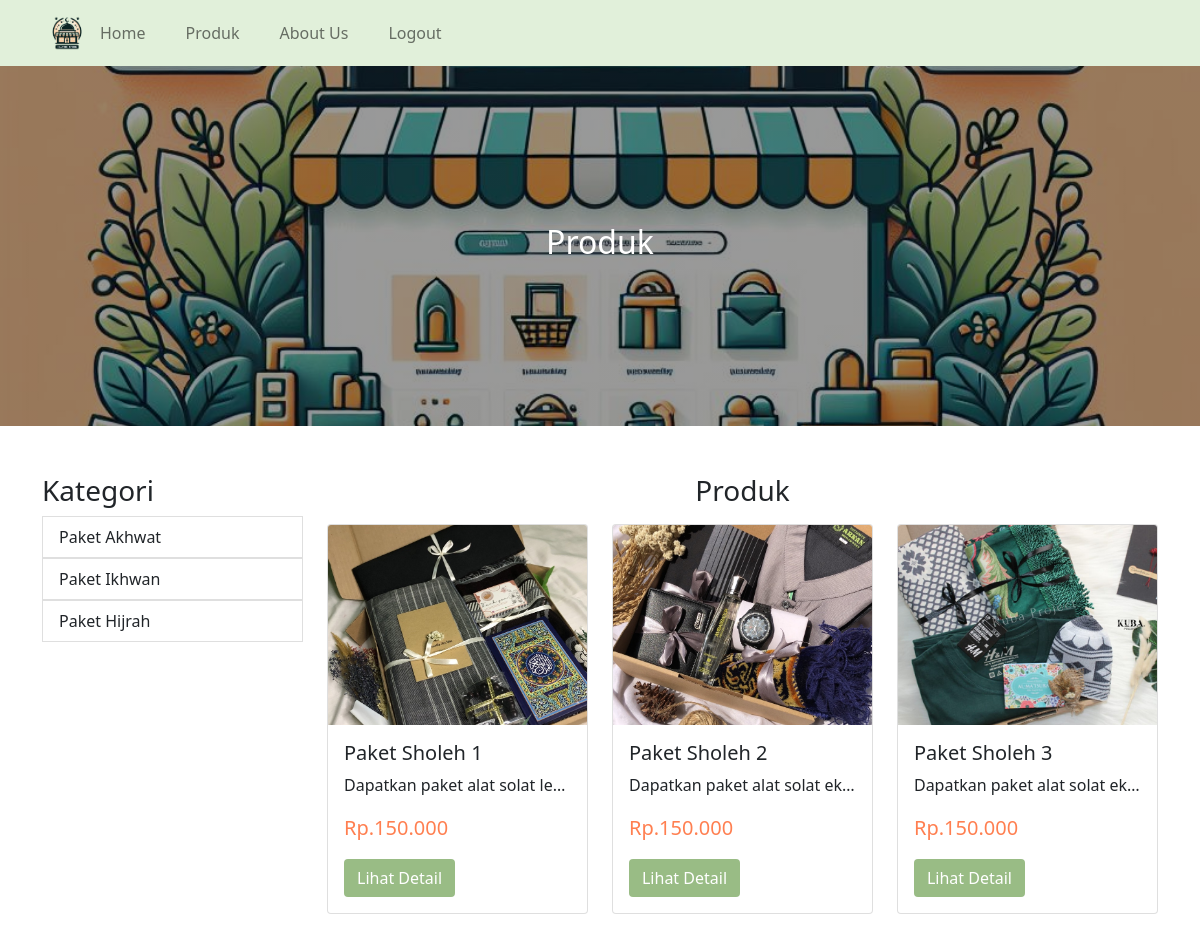
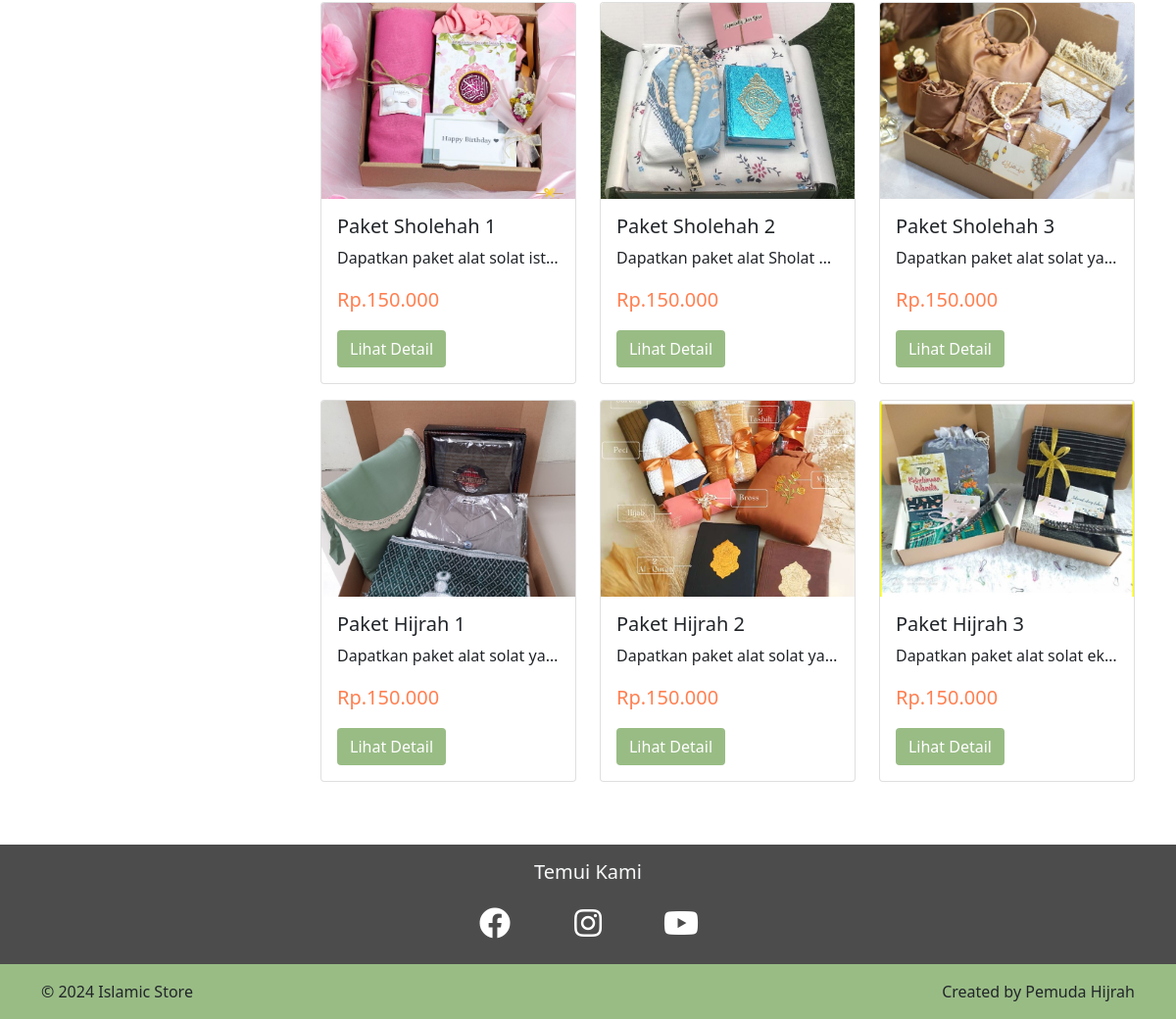
Page /user/produk.php (signed in) on the committed database (2 pictures, top to bottom).
### tables this page shows
CREATE TABLE `tabel_kategori` (
  `kategori_id` int(11) NOT NULL,
  `nama_kategori` varchar(100) NOT NULL
);

CREATE TABLE `tabel_produk` (
  `produk_id` int(11) NOT NULL,
  `kategori_id` int(11) NOT NULL,
  `nama_produk` varchar(255) NOT NULL,
  `harga_produk` double NOT NULL,
  `foto_produk` varchar(255) DEFAULT NULL,
  `detail_produk` text DEFAULT NULL,
  `ketersediaan_stok` enum('habis','tersedia') DEFAULT 'tersedia'
);

### user/produk.php (the view, shortened to what this page needs)
<?php
    include '../koneksi.php';
    $querykategori = mysqli_query($koneksi, "SELECT * FROM tabel_kategori");
    if(isset($_GET['kategori'])) {
        $queryGetKategori = mysqli_query($koneksi, "SELECT kategori_id FROM tabel_kategori WHERE nama_kategori='$_GET[kategori]'");
        $kategoriId = mysqli_fetch_array($queryGetKategori);
        $queryProduk = mysqli_query($koneksi, "SELECT * FROM tabel_produk where kategori_id='$kategoriId[kategori_id]'");
    } else {
        $queryProduk = mysqli_query($koneksi, "SELECT * FROM tabel_produk");
    }
?>
<!DOCTYPE html>
<html lang="en">
<head>
    <link href="https://cdn.jsdelivr.net/npm/bootstrap@5.1.3/dist/css/bootstrap.min.css" rel="stylesheet">
    <link rel="stylesheet" href="https://cdnjs.cloudflare.com/ajax/libs/font-awesome/5.15.4/css/all.min.css">
    <link rel="stylesheet" href="../css/style.css">
</head>
<body>
    <?php include 'navbar2.php'; ?>
    <div class="container-fluid banner2 d-flex align-items-center">
        <div class="container">
            <h2 class="text-white text-center">Produk</h2>
        </div>
    </div>
    <div class="container py-5">
        <div class="row">
            <div class="col-lg-3 mb-5">
                <h3>Kategori</h3>
                <ul class="list-group">
                    <?php while($kategori = mysqli_fetch_assoc($querykategori)) { ?>
                        <a class="no-decoration" href="produk.php?kategori=<?php echo $kategori['nama_kategori']; ?>">
                            <li class="list-group-item"><?php echo $kategori['nama_kategori']; ?></li>
                        </a>
                    <?php } ?>
                </ul>
            </div>
            <div class="col-lg-9">
                <h3 class="text-center mb-3">Produk</h3>
                <div class="row">
                    <?php while($produk = mysqli_fetch_assoc($queryProduk)) { ?>
                        <div class="col-md-4 mb-3">
                            <div class="card h-100">
                                <div class="image-box">
                                    <img src="../image/<?php echo $produk['foto_produk']; ?>" class="card-img-top" alt="...">
                                </div>
                                <div class="card-body">
                                    <h5 class="card-title"><?php echo $produk['nama_produk']; ?></h5>
                                    <p class="card-text text-truncate"><?php echo $produk['detail_produk']; ?></p>
                                    <p class="card-text text-harga">Rp.<?php echo number_format($produk['harga_produk'], 0, ',', '.'); ?></p>
                                    <a href="produk_detail.php?nama=<?php echo $produk ['nama_produk']; ?>" class="btn warna4 text-white">Lihat Detail</a>
                                </div>
                            </div>
                        </div>
                    <?php } ?>
                </div>
            </div>
        </div>
    </div>
    <?php require "footer.php";?>
</body>
</html>

### css/style.css (style rules this page uses)
.warna4 { background-color: #99BC85; }
.no-decoration { text-decoration: none !important; color: #ffffff; }
.text-harga { font-size: 20px; color: coral; }
.image-box { height: 200px !important; }
.image-box img { height: 100%; width: 100%; object-fit: cover; object-position: center; }
.banner2 { height: 45vh; background: linear-gradient(rgba(0, 0, 0, 0.4), rgba(0, 0, 0, 0.4)), url(../image/banner-islami.jpg); background-position: 40% 55%; background-size: cover; }

### rows in the picture
tabel_kategori: nama_kategori "Paket Akhwat"
tabel_kategori: nama_kategori "Paket Ikhwan"
tabel_kategori: nama_kategori "Paket Hijrah"
tabel_produk: foto_produk (picture), nama_produk "Paket Sholeh 1", detail_produk "Dapatkan paket alat solat le…", harga_produk "150.000"
tabel_produk: foto_produk (picture), nama_produk "Paket Sholeh 2", detail_produk "Dapatkan paket alat solat ek…", harga_produk "150.000"
tabel_produk: foto_produk (picture), nama_produk "Paket Sholeh 3", detail_produk "Dapatkan paket alat solat ek…", harga_produk "150.000"
tabel_produk: foto_produk (picture), nama_produk "Paket Sholehah 1", detail_produk "Dapatkan paket alat solat ist…", harga_produk "150.000"
tabel_produk: foto_produk (picture), nama_produk "Paket Sholehah 2", detail_produk "Dapatkan paket alat Sholat…", harga_produk "150.000"
tabel_produk: foto_produk (picture), nama_produk "Paket Sholehah 3", detail_produk "Dapatkan paket alat solat ya…", harga_produk "150.000"
tabel_produk: foto_produk (picture), nama_produk "Paket Hijrah 1", detail_produk "Dapatkan paket alat solat ya…", harga_produk "150.000"
tabel_produk: foto_produk (picture), nama_produk "Paket Hijrah 2", detail_produk "Dapatkan paket alat solat ya…", harga_produk "150.000"
tabel_produk: foto_produk (picture), nama_produk "Paket Hijrah 3", detail_produk "Dapatkan paket alat solat ek…", harga_produk "150.000"
